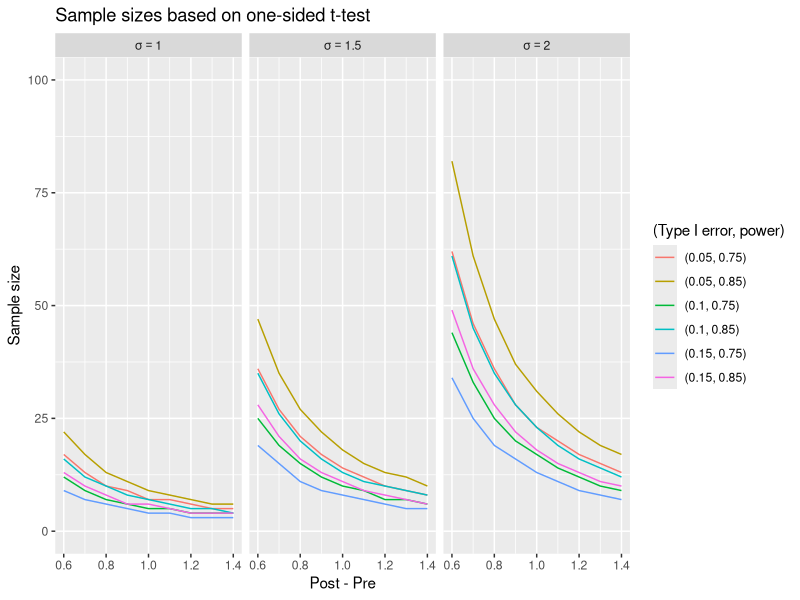

Source code (R):
#------------------------------------------------------------------------------#
# Sample size calculations for TNHF taste adaptation study
#  Author: Bradley Saul
#    Date: 9/9/16
# Purpose: Compute sample size for taste adaptation study based on one sided 
# t-test.
#
#------------------------------------------------------------------------------#

library(ggplot2)
library(dplyr)

## Assume Normally distributed ##

ss_normal <- function(pre, post, sigma, alpha, power){
  power.t.test(delta = abs(post - pre), sd = sigma, sig.level = alpha, power = power, 
               type = 'paired', alternative = 'one.sided')
}

basis <- expand.grid(pre   = seq(8, 12, by = 0.1),
                     post  = seq(9, 13, by = 0.1),
                     alpha = c(0.05, 0.1, 0.15),
                     sigma = c(1, 1.5, 2),
                     power = c(.75, .85)) %>%
  mutate_(diff = ~ post - pre,
          grp  = ~paste0('(', alpha, ', ', power, ')' )) %>%
  filter_(~ post > pre, ~ diff > .5, ~diff < 1.5)

sample_sizes <- basis %>%
  rowwise() %>%
  mutate_(n    = ~ceiling(ss_normal(pre, post, sigma, alpha, power)[['n']]))


ggplot(sample_sizes, aes(x = diff, y = n, group = grp, color = grp)) +
  geom_line() + 
  # geom_hline(yintercept = c(40, 50, 60), color = 'gray50') + 
  scale_color_discrete("(Type I error, power)") + 
  scale_x_continuous('Post - Pre') + 
  scale_y_continuous('Sample size') + 
  coord_cartesian(ylim = c(0, 100)) +
  ggtitle('Sample sizes based on one-sided t-test') + 
  facet_grid(~sigma, labeller = label_bquote(cols = sigma == .(sigma)))






